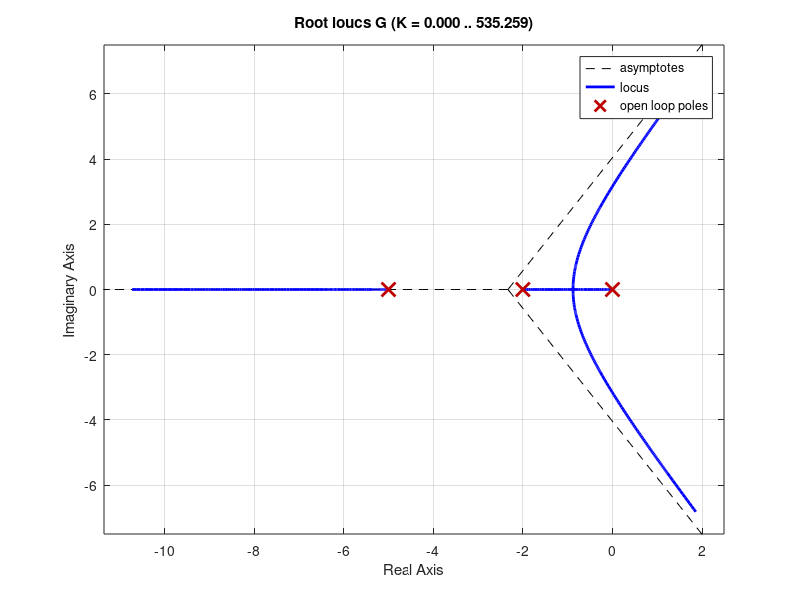

Here is the MATLAB script that generated this plot: (Note: this script raises an error after producing the figure.)
clear all
clc
close all

K=1;
s = tf('s');
%G0=zpk([],[0,-3,-5],K)%G2=zpk([-3,-5],[2,4],K)

G=(K/(s*(s+2)*(s+5)))
rlocus(G);
% step(G)

Kp = 300;
C = pid(Kp)
T = feedback(C*P,1)

t = 0:0.01:2;
step(T,t)